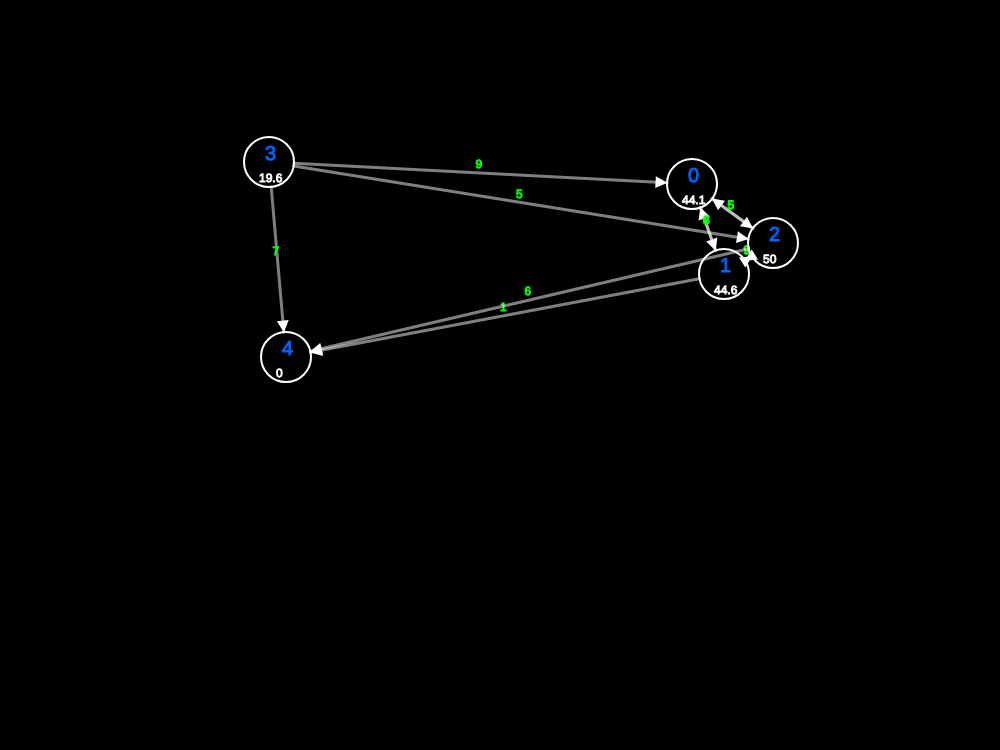
Frame 1 (no input)
Frame 60 (no input): identical to frame 1, image omitted
Frame 120 (the mouse pressed at the canvas centre since frame 60): identical to frame 1, image omitted

The p5.js sketch that drew this single still picture (run headless with seeded random() and noise() and a simulated clock; from frame 60 on, the mouse is pressed at the canvas centre):

// p5.js sketch
// ── sketch.js
let graph, lpa;

function setup() {
  createCanvas(WIDTH, HEIGHT);

  graph = new Graph(POINT_NUM, 0, POINT_NUM-1, CONNECTION_PROBABILIY);
  lpa = new LPAStar(graph);
}

function draw() {
  background(0);

  //Drawing the arrows and costs for node connections
  for (let i = 0; i < POINT_NUM; i++) {
    let cur = graph.getNode(i);
    let succ = graph.getSucc(i);
    let pred = graph.getPred(i);
    for (let j = 0; j < succ.length; j++) {
      let arrowColour = color(255, 255, 255);
      arrowColour.setAlpha(127);
      drawArrow(cur.pos, createVector(succ[j].pos.x-cur.pos.x, succ[j].pos.y-cur.pos.y), arrowColour);
      stroke(0, 255, 0);
      fill(0, 255, 0);
      textSize(12);
      text(graph.cost[i][succ[j].id], (cur.pos.x+succ[j].pos.x)/2-5, (cur.pos.y+succ[j].pos.y)/2-5);
      stroke(255, 255, 255);
    }
  }

  //Drawing the nodes and their id's
  for (let i = 0; i < POINT_NUM; i++) {
    let cur = graph.getNode(i);

    stroke(255);
    noFill();
    strokeWeight(2);
    circle(cur.pos.x, cur.pos.y, POINT_SIZE);
    strokeWeight(1);
    stroke(0, 100, 255);
    fill(0, 100, 255);
    textSize(20);
    text(i, cur.pos.x-4, cur.pos.y-2);
    stroke(255, 255, 255);
    noFill();
    textSize(12);
    text(round(graph.heuristic(cur)*10)/10, cur.pos.x-10, cur.pos.y+20);
    stroke(255, 255, 255);
  }

  //Continuously update the lpa star algorithm every draw iteration
  lpa.MainStep();
}

// draw an arrow for a vector at a given base position
// Adapted from: https://p5js.org/reference/#/p5.Vector/magSq
function drawArrow(base, vec, myColor) {
  push();
  stroke(myColor);
  strokeWeight(3);
  fill(myColor);
  let ang = vec.heading();
  let r = POINT_SIZE/2;
  translate(base.x + r*cos(ang), base.y + r*sin(ang));
  line(0, 0, vec.x - 2*r*cos(ang), vec.y - 2*r*sin(ang));
  rotate(vec.heading());
  let arrowSize = 7;
  myColor.setAlpha(255);
  stroke(myColor);
  fill(myColor);
  translate(vec.mag() - arrowSize - POINT_SIZE - 3, 0);
  triangle(0, arrowSize / 2, 0, -arrowSize / 2, arrowSize, 0);
  pop();
}

// ── LPAStar.js
class LPAStar {
  constructor(graph) {
    this.graph = graph;
    this.costChanged = false;
    this.pairs = [];

    this.Initialize();
  }

  Initialize() {
    this.U = new Queue();
    //graph inits nodes with g and rhs of inf
    //graph inits start node rhs to 0
    this.U.insert(this.graph.getStart(), this.CalculateKey(this.graph.getStart()));
  }

  CalculateKey(node) {
    return [min(node.g, node.rhs) + this.graph.heuristic(node), min(node.g, node.rhs)];
  }

  UpdateNode(node) {
    if (node != this.graph.getStart()) {
      node.rhs = Number.MAX_VALUE;
      let pred = node.getPredecessors();
      for (let i = 0; i < pred.length; i++) {
        node.rhs = min(node.rhs, pred[i].g + this.graph.getCost(pred[i], node));
      }
    }
    if (this.U.contains(node)) {
      this.U.remove(node);
    }
    if (node.g != node.rhs) {
      this.U.insert(node, this.CalculateKey(node));
    }
  }

  ComputeShortestPath() {
    while (this.U.isLowerKey(this.U.topKey(), this.CalculateKey(this.graph.getEnd())) || this.graph.getEnd().rhs != this.graph.getEnd().g) {
      let node = this.U.pop();
      if (node.g > node.rhs) {
        node.g = node.rhs;
        let succ = node.getSuccesors();
        for (let i = 0; i < succ.length; i++) {
          this.UpdateNode(succ[i]);
        }
      } else {
        node.g = Number.MAX_VALUE;
        this.UpdateNode(node);
        let succ = node.getSuccesors();
        for (let i = 0; i < succ.length; i++) {
          this.UpdateNode(succ[i]);
        }
      }
    }
  }

  //newCost - a cost matrix of same shape as one in graph with new costs
  UpdateCost(newCost) {
    let pairs = [];
    for (let i = 0; i < this.graph.cost.length; i++) {
      for (let j = 0; j < this.graph.cost[i].length; j++) {
        if (this.graph.cost[i][j] != newCost[i][j]) {
          paris.push([i, j, newCost[i][j]]);
        }
      }
    }
    this.costChanged = true;
  }

  GetPath() {
    let path = [this.graph.getEnd()];
    while (path[path.length-1] != this.graph.getStart()) {
      let cur = path[path.length-1];
      let pred = cur.getPredecessors();
      if (pred.length > 0) {
        let best = pred[0];
        let bestScore = best.g + this.graph.getCost(best, cur);
        for (let i = 1; i < pred.length; i++) {
          let score = pred[i].g + this.graph.getCost(pred[i], cur);
          if (score < bestScore) {
            best = pred[i];
            bestScore = score;
          }
        }
        path.push(best);
      }
    }

    let out = [];
    for (let i = path.length-1; i >= 0; i--) {
      out.push(path[i].id);
    }
    return out;
  }

  MainStep() {
    this.ComputeShortestPath();
    if (this.costChanged) {
      for (let i = 0; i < this.pairs.length(); i++) {
        let cur = this.pairs[i];
        this.graph.cost[cur[0]][cur[1]] = cur[2];
        this.UpdateNode(cur[1]);
      }

      this.costChanged = false;
      this.pairs = [];
    }
  }
}

// ── classes.js
class Queue {
  constructor() {
    this.q = [];
  }

  isLowerKey(cur, other) {
    if (cur[0] < other[0]) {
      return true;
    } else if (cur[0] == other[0]) {
      return cur[1] <= other[1];
    } else {
      return false;
    }
  }

  //node - the reference to the node object being added
  //key - an array [k1, k2] where list is sorted by k1, tie-breaking k2
  insert(node, key) {
    let elem = {node: node, key: key};

    if (this.q.length == 0) {
      this.q.push(elem);
      return;
    }

    let index = 0;
    let other = this.q[index];
    while (!this.isLowerKey(elem.key, other.key)) {
      index += 1;
      if (index >= this.q.length) {
        this.q.push(elem);
        return;
      }
      other = this.q[index];
    }
    this.q.splice(index, 0, elem);
  }

  pop() {
    return this.q.splice(0, 1)[0].node;
  }

  topKey() {
    if (this.q.length > 0) {
      return this.q[0].key;
    } else {
      return [Number.MAX_VALUE, 0];
    }
  }

  //node - the reference to the node object being removed
  remove(node) {
    for (let i = 0; i < this.q.length; i++) {
      if (node.id == this.q[i].node.id) {
        this.q.splice(i, 1);
        return true;
      }
    }
    return false;
  }

  //node - the reference to the node to check if in queue
  contains(node) {
    for (let i = 0; i < this.q.length; i++) {
      if (node.id == this.q[i].node.id) {
        return true;
      }
    }
    return false;
  }
}

class Node {
  constructor(id, pos) {
    this.pos = pos;
    this.id = id;

    this.successors = [];
    this.predecessors = [];

    this.rhs = Number.MAX_VALUE;
    this.g = Number.MAX_VALUE;
  }

  //endNode - a node reference to the end node of the graph
  heuristic(endNode) {
    return pow(pow(this.pos.x-endNode.pos.x, 2) + pow(this.pos.y-endNode.pos.y, 2), 0.5)/10;
  }

  //n - a node reference
  addSuccesor(n) {
    if (!this.successors.includes(n)) {
      this.successors.push(n);
    }
  }
  getSuccesors() {
    return this.successors;
  }

  //n - a node reference
  addPredecessor(n) {
    if (!this.predecessors.includes(n)) {
      this.predecessors.push(n);
    }
  }
  getPredecessors() {
    return this.predecessors;
  }
}

class Graph {
  constructor(nodeN, start, end, connProb) {
    this.size = nodeN;
    this.start = start;
    this.end = end;
    this.prob = connProb;

    this.cost = this.getFreshCost();

    this.nodes = [];
    for (let i = 0; i < this.size; i++) {
      this.nodes.push(new Node(i, this.getRandomPosition()));
    }
    this.nodes[this.start].rhs = 0;

    for (let i = 0; i < this.size; i++) {
      if (i != this.end) { //end cant have successors
        for (let j = 0; j < this.size; j++) {
          if (i != j && random() < this.prob && !(i == this.start && j == this.end)) { //cant add successors as itself && only happens with probability && start cant add end as successor
            this.nodes[i].addSuccesor(this.nodes[j]);
            if (this.nodes[j].getSuccesors().includes(this.nodes[i])) {
              this.cost[i][j] = this.cost[j][i];
            } else {
              this.cost[i][j] = this.getRandomCost();
            }
          }
        }
      }
    }

    for (let i = 0; i < this.size; i++) {
      if (i != this.start) {
        for (let j = 0; j < this.size; j++) {
          let jSuccessors = this.nodes[j].getSuccesors();
          if (jSuccessors.includes(this.nodes[i])) {
            this.nodes[i].addPredecessor(this.nodes[j]);
          }
        }
      }
    }
  }

  //----------------------- Initializion Functions ----------------------------
  getFreshCost() {
    let out = [];
    for (let i = 0; i < this.size; i++) {
      let tmp = [];
      for (let j = 0; j < this.size; j++) {
        tmp.push(-1);
      }
      out.push(tmp);
    }
    return out;
  }

  getRandomCost() {
    return int(random(MIN_COST, MAX_COST+1));
  }

  getRandomPosition() {
    let x = int(random()*(WIDTH-2*POINT_SIZE)+POINT_SIZE);
    let y = int(random()*(HEIGHT-2*POINT_SIZE)+POINT_SIZE);
    return createVector(x, y);
  }

  //------------------------- LPA* Functions ---------------------------------
  heuristic(node) {
    return node.heuristic(this.getEnd());
  }

  getCost(nodeFrom, nodeTo) {
    return this.cost[nodeFrom.id][nodeTo.id];
  }

  //------------------------- Getters and Setters ----------------------------
  getNode(i) {
    return this.nodes[i];
  }

  getNodes() {
    return this.nodes;
  }

  getPred(i) {
    return this.nodes[i].getPredecessors();
  }

  getSucc(i) {
    return this.nodes[i].getSuccesors();
  }

  getStart() {
    return this.nodes[this.start];
  }

  getEnd() {
    return this.nodes[this.end];
  }
}

// ── constants.js
const WIDTH = 1000;
const HEIGHT = 750;

const POINT_NUM = 5;
const POINT_SIZE = 50; //DIAMETER

const MAX_COST = 10;
const MIN_COST = 1;

const CONNECTION_PROBABILIY = 0.75;
